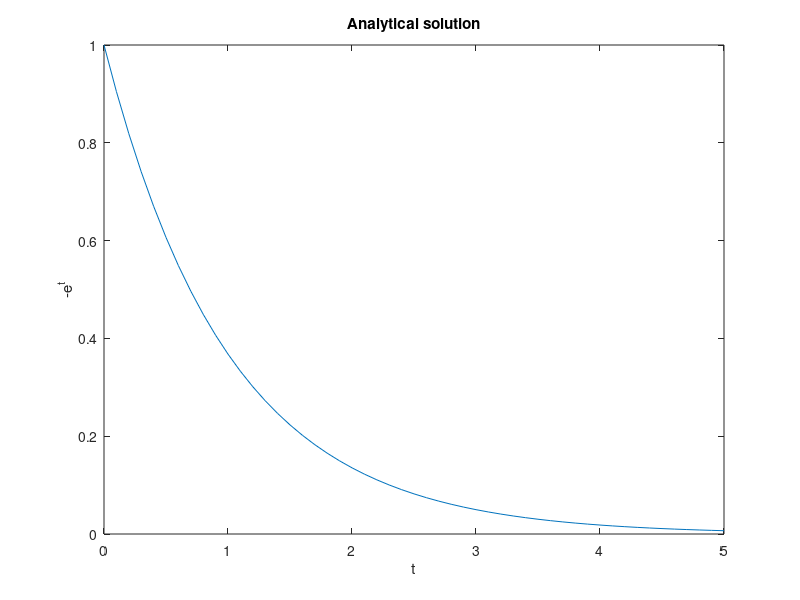

The MATLAB script that drew this image: (Note: this script raises an error after producing the figure.)
function dalhquist()
t = 0:0.1:5;
figure(1);
plot(t, exp(-t), 'DisplayName','Analytical');
xlabel('t');
ylabel('-e^t');
title('Analytical solution');
    function y = gradient(t, x)
        y = -x;
    end
    function final_err = err_cal(y_cal,y_analytical, dt, tend)
        err = 0;
        n = length(y_cal);
        for j=1:n
            err = err + (y_cal(j)-y_analytical(j))*(y_cal(j)-y_analytical(j));
        end
        final_err = sqrt(dt*err/tend);
    end
fig_count = 2;
figure(fig_count)
error = zeros(3,4);
i = 1;
for dt = [1,1/2.0,1/4.0,1/8.0]
    t = 0:dt:5;
    y_eul = expl_euler(1, dt, 5, @gradient);
    error(1,i) = err_cal(y_eul,exp(t), dt, 5);
    i = i+1;
    hold on
    plot(t, y_eul, 'DisplayName',strcat('dt = ', sprintf('%.6f', dt)));
end
plot(t, exp(-t), 'DisplayName','Analytical');
legend('show');
fig_count = fig_count + 1;
hold off

figure(fig_count)
i=1;
for dt = [1,1/2.0,1/4.0,1/8.0]
    y_heun = expl_heun(1,dt,5, @gradient);
    t = 0:dt:5;
    error(2,i) = err_cal(y_heun,exp(t), dt, 5);
    i = i+1;
    hold on
    plot(t, y_heun, 'DisplayName',strcat('dt = ', sprintf('%.6f', dt)));
end
plot(t, exp(-t), 'DisplayName','Analytical');
legend('show');
fig_count = fig_count + 1;
hold off

figure(fig_count)
i = 1;
for dt = [1,1/2.0,1/4.0,1/8.0]
    y_runge_kutta = expl_runge_kutta(1, dt, 5, @gradient);
    t = 0:dt:5;
    error(3,i) = err_cal(y_runge_kutta,exp(t), dt, 5);
    i = i+1;
    hold on
    plot(t, y_runge_kutta, 'DisplayName',strcat('dt = ', sprintf('%.6f', dt)));
end
plot(t, exp(-t), 'DisplayName','Analytical');
legend('show');
fig_count = fig_count + 1;
hold off

error %error printing and reduction printing left

% figure(fig_count)
% dt = [1,1/2.0,1/4.0,1/8.0];
% hold on
% plot(log(dt),log(error(1,:)));
% plot(log(dt), log(error(2,:)));
% plot(log(dt), log(error(3,:)));
% legend('Euler', 'Heun', 'Runge-Kutta');
end